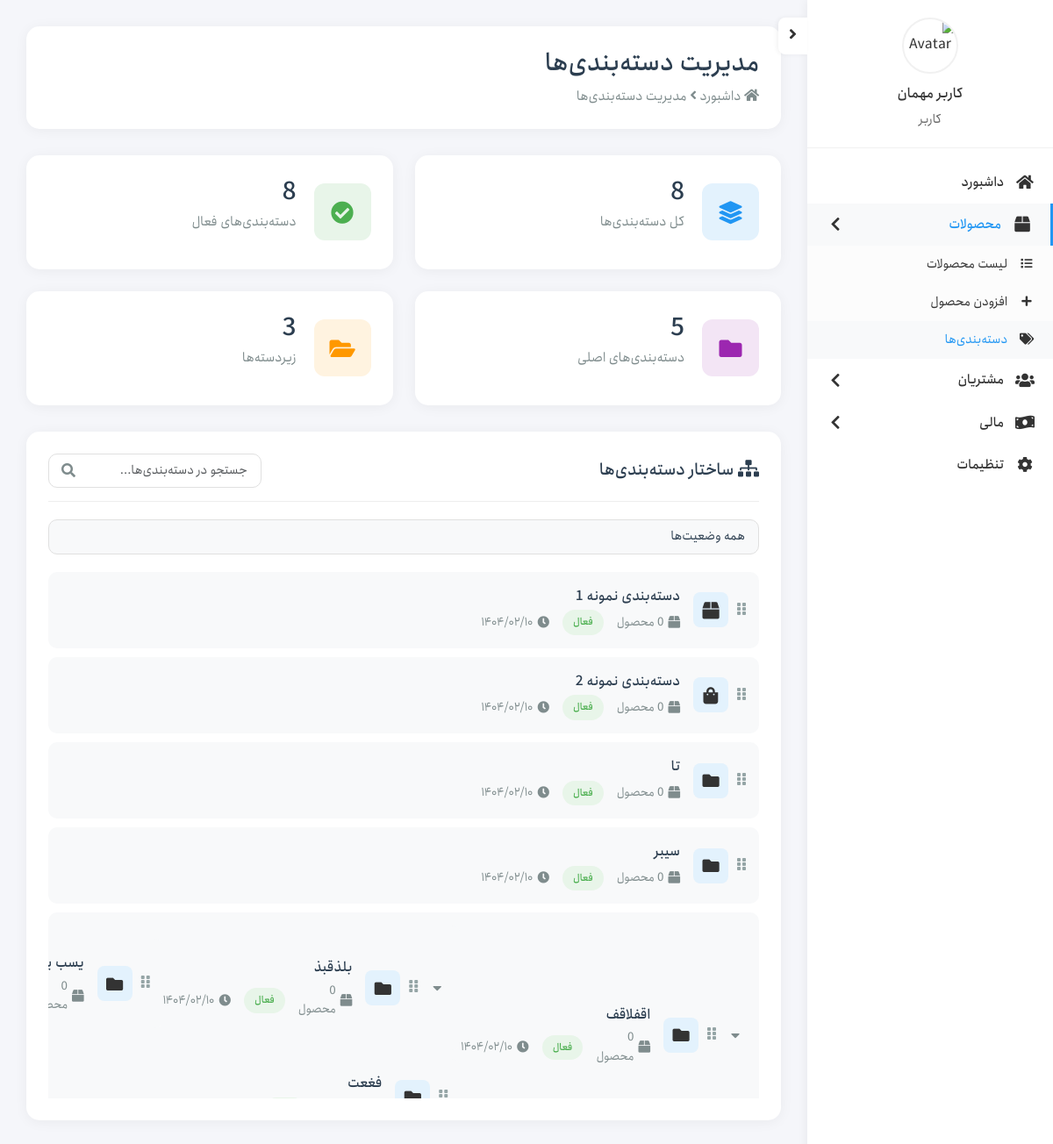
Page /pages/categories.php on the committed database.
### tables this page shows
CREATE TABLE `categories` (
  `id` int(11) NOT NULL,
  `name` varchar(100) NOT NULL,
  `slug` varchar(100) DEFAULT NULL,
  `icon` varchar(50) DEFAULT 'fas fa-folder',
  `color` varchar(20) DEFAULT NULL,
  `meta_title` varchar(255) DEFAULT NULL,
  `meta_keywords` varchar(255) DEFAULT NULL,
  `meta_description` text DEFAULT NULL,
  `description` text DEFAULT NULL,
  `parent_id` int(11) DEFAULT NULL,
  `status` enum('active','inactive') DEFAULT 'active',
  `sort_order` int(11) DEFAULT 0,
  `products_count` int(11) DEFAULT 0,
  `created_by` int(11) DEFAULT NULL,
  `last_updated_by` int(11) DEFAULT NULL,
  `created_at` timestamp NOT NULL DEFAULT current_timestamp(),
  `updated_at` timestamp NOT NULL DEFAULT current_timestamp() ON UPDATE current_timestamp()
);

### includes/auth.php (called while the page is built, shortened)
<?php
function hasPermission($permission) {
    global $db;
    try {
        $stmt = $db->prepare("
            SELECT 1
            FROM user_permissions up
            INNER JOIN permissions p ON p.id = up.permission_id
            WHERE up.user_id = ? AND p.name = ?
        ");
        $stmt->execute([$_SESSION['user_id'], $permission]);
        return $stmt->rowCount() > 0;
    } catch (PDOException $e) {
        error_log("Permission check error: " . $e->getMessage());
        return false;
    }
}

### includes/jdf.php (called while the page is built, shortened)
<?php
function jdate($format, $timestamp = '', $none = '', $time_zone = 'Asia/Tehran', $tr_num = 'fa') {
  $T_sec = 0;
  $ts = $T_sec + (($timestamp === '') ? time() : tr_num($timestamp));
  $date = explode('_', date('H_i_j_n_O_P_s_w_Y', $ts));
  list($j_y, $j_m, $j_d) = gregorian_to_jalali($date[8], $date[3], $date[2]);
  $sl = strlen($format);
  $out = '';
  for ($i = 0; $i < $sl; $i++) {
    $sub = substr($format, $i, 1);
    switch ($sub) {
      case 'd':
        $out .= ($j_d < 10) ? '0' . $j_d : $j_d;
        break;
      case 'm':
        $out .= ($j_m > 9) ? $j_m : '0' . $j_m;
        break;
      case 'Y':
        $out .= $j_y;
        break;
      default:
        $out .= $sub;
    }
  }
  return ($tr_num != 'en') ? tr_num($out, 'fa', '.') : $out;
}
function tr_num($str, $mod = 'en', $mf = '٫') {
  $num_a = array('0', '1', '2', '3', '4', '5', '6', '7', '8', '9', '.');
  $key_a = array('۰', '۱', '۲', '۳', '۴', '۵', '۶', '۷', '۸', '۹', $mf);
  return ($mod == 'fa') ? str_replace($num_a, $key_a, $str) : str_replace($key_a, $num_a, $str);
}
function gregorian_to_jalali($gy, $gm, $gd, $mod = '') {
   list($gy, $gm, $gd) = explode('_', tr_num($gy . '_' . $gm . '_' . $gd));
  $g_d_m = array(0, 31, 59, 90, 120, 151, 181, 212, 243, 273, 304, 334);
  $gy2 = ($gm > 2) ? ($gy + 1) : $gy;
  $days = 355666 + (365 * $gy) + ((int) (($gy2 + 3) / 4)) - ((int) (($gy2 + 99) / 100)) + ((int) (($gy2 + 399) / 400)) + $gd + $g_d_m[$gm - 1];
  $jy = -1595 + (33 * ((int) ($days / 12053)));
  $days %= 12053;
  $jy += 4 * ((int) ($days / 1461));
  $days %= 1461;
  if ($days > 365) {
    $jy += (int) (($days - 1) / 365);
    $days = ($days - 1) % 365;
  }
  if ($days < 186) {
    $jm = 1 + (int) ($days / 31);
    $jd = 1 + ($days % 31);
  } else {
    $jm = 7 + (int) (($days - 186) / 30);
    $jd = 1 + (($days - 186) % 30);
  }
  return ($mod == '') ? array($jy, $jm, $jd) : $jy . $mod . $jm . $mod . $jd;
}

### pages/categories.php (the view, shortened to what this page needs)
<?php
require_once '../includes/config.php';
require_once '../includes/auth.php';
require_once '../includes/jdf.php';
$pageTitle = 'مدیریت دسته‌بندی‌ها';
try {
    $statsQuery = $db->query("
        SELECT
            COUNT(*) as total,
            SUM(CASE WHEN status = 'active' THEN 1 ELSE 0 END) as active,
            SUM(CASE WHEN parent_id IS NULL THEN 1 ELSE 0 END) as parents,
            SUM(CASE WHEN parent_id IS NOT NULL THEN 1 ELSE 0 END) as children
        FROM categories
    ");
    $stats = $statsQuery->fetch(PDO::FETCH_ASSOC);
    $categoriesQuery = $db->query("
        SELECT c.*,
               COALESCE(p.product_count, 0) as product_count,
               u.full_name as created_by_name,
               (SELECT COUNT(*) FROM categories WHERE parent_id = c.id) as children_count
        FROM categories c
        LEFT JOIN (
            SELECT category_id, COUNT(*) as product_count
            FROM products
            GROUP BY category_id
        ) p ON p.category_id = c.id
        LEFT JOIN users u ON c.created_by = u.id
        WHERE c.parent_id IS NULL
        ORDER BY c.sort_order ASC, c.name ASC
    ");
    $categories = $categoriesQuery->fetchAll(PDO::FETCH_ASSOC);
} catch(PDOException $e) {
    error_log("Database Error in categories.php: " . $e->getMessage());
    createAlert('error', 'خطا در دریافت اطلاعات');
    $stats = [
        'total' => 0,
        'active' => 0,
        'parents' => 0,
        'children' => 0
    ];
    $categories = [];
}
?>
<!DOCTYPE html>
<html lang="fa" dir="rtl">
<head>
    <link rel="stylesheet" href="https://cdn.jsdelivr.net/npm/bootstrap@5.3.2/dist/css/bootstrap.rtl.min.css">
    <link rel="stylesheet" href="https://cdnjs.cloudflare.com/ajax/libs/font-awesome/5.15.4/css/all.min.css">
    <link rel="stylesheet" href="https://cdn.jsdelivr.net/npm/select2@4.1.0-rc.0/dist/css/select2.min.css">
    <link rel="stylesheet" href="https://cdn.jsdelivr.net/npm/select2-bootstrap-5-theme@1.3.0/dist/select2-bootstrap-5-theme.rtl.min.css">
    <link rel="stylesheet" href="../assets/css/categories.css">
</head>
<body>
    <?php include_once '../includes/sidebar.php'; ?>
    <div class="category-container">
        <div class="category-header">
            <div class="header-title">
                <h1><?php echo $pageTitle; ?></h1>
                <div class="header-breadcrumb">
                    <i class="fas fa-home"></i>
                    <span>داشبورد</span>
                    <i class="fas fa-angle-left"></i>
                    <span><?php echo $pageTitle; ?></span>
                </div>
            </div>
        </div>
        <div class="stats-grid">
            <div class="stat-card">
                <div class="stat-icon total">
                    <i class="fas fa-layer-group"></i>
                </div>
                <div class="stat-info">
                    <h3><?php echo number_format($stats['total']); ?></h3>
                    <p>کل دسته‌بندی‌ها</p>
                </div>
            </div>
            <div class="stat-card">
                <div class="stat-icon active">
                    <i class="fas fa-check-circle"></i>
                </div>
                <div class="stat-info">
                    <h3><?php echo number_format($stats['active']); ?></h3>
                    <p>دسته‌بندی‌های فعال</p>
                </div>
            </div>
            <div class="stat-card">
                <div class="stat-icon parent">
                    <i class="fas fa-folder"></i>
                </div>
                <div class="stat-info">
                    <h3><?php echo number_format($stats['parents']); ?></h3>
                    <p>دسته‌بندی‌های اصلی</p>
                </div>
            </div>
            <div class="stat-card">
                <div class="stat-icon child">
                    <i class="fas fa-folder-open"></i>
                </div>
                <div class="stat-info">
                    <h3><?php echo number_format($stats['children']); ?></h3>
                    <p>زیردسته‌ها</p>
                </div>
            </div>
        </div>
        <div class="category-tree-section">
            <div class="tree-header">
                <div class="tree-title">
                    <i class="fas fa-sitemap"></i>
                    ساختار دسته‌بندی‌ها
                </div>
                <div class="tree-actions">
                    <div class="tree-search">
                        <input type="text" id="categorySearch" class="form-control" placeholder="جستجو در دسته‌بندی‌ها...">
                        <i class="fas fa-search"></i>
                    </div>
                </div>
            </div>
            <div class="tree-filters">
                <div class="filter-item">
                    <select id="statusFilter" class="form-select">
                        <option value="">همه وضعیت‌ها</option>
                    </select>
                </div>
            </div>
            <div class="tree-view">
                <?php
                function renderCategoryTree($categories, $level = 0) {
                    $html = '';
                    foreach ($categories as $category) {
                        $statusClass = $category['status'] === 'active' ? 'status-active' : 'status-inactive';
                        $statusText = $category['status'] === 'active' ? 'فعال' : 'غیرفعال';
                        $html .= '<div class="tree-item" data-id="' . $category['id'] . '" data-status="' . $category['status'] . '">';
                        $html .= str_repeat('<div class="tree-indent"></div>', $level);
                        $html .= '<div class="tree-item-content">';
                        if ($category['children_count'] > 0) {
                            $html .= '<div class="tree-toggle"><i class="fas fa-caret-down"></i></div>';
                        }
                        $html .= '<div class="drag-handle"><i class="fas fa-grip-vertical"></i></div>';
                        $iconBackground = $category['color'] ?: '#e3f2fd';
                        $html .= '<div class="category-icon" style="background: ' . $iconBackground . '">';
                        $html .= '<i class="' . ($category['icon'] ?: 'fas fa-folder') . '"></i>';
                        $html .= '</div>';
                        $html .= '<div class="category-info">';
                        $html .= '<div class="category-name">' . htmlspecialchars($category['name']) . '</div>';
                        $html .= '<div class="category-meta">';
                        $html .= '<span class="meta-item"><i class="fas fa-box"></i> ' . $category['product_count'] . ' محصول</span>';
                        $html .= '<span class="meta-item"><span class="status-badge ' . $statusClass . '">' . $statusText . '</span></span>';
                        $html .= '<span class="meta-item"><i class="fas fa-clock"></i> ' . jdate('Y/m/d', strtotime($category['created_at'])) . '</span>';
                        $html .= '</div></div>';
                        $html .= '<div class="category-actions">';
                        if (hasPermission('edit_categories')) {
                            $html .= '<button type="button" class="btn btn-sm btn-outline-secondary edit-category" ';
                            $html .= 'data-id="' . $category['id'] . '" ';
                            $html .= 'data-name="' . htmlspecialchars($category['name']) . '" ';
                            $html .= 'data-description="' . htmlspecialchars($category['description']) . '" ';
                            $html .= 'data-parent="' . ($category['parent_id'] ?: '') . '" ';
                            $html .= 'data-status="' . $category['status'] . '" ';
                            $html .= 'data-icon="' . ($category['icon'] ?: '') . '" ';
                            $html .= 'data-color="' . ($category['color'] ?: '') . '">';
                            $html .= '<i class="fas fa-edit"></i></button>';
                        }
                        if (hasPermission('delete_categories')) {
                            $html .= '<button type="button" class="btn btn-sm btn-outline-danger delete-category" ';
                            $html .= 'data-id="' . $category['id'] . '" ';
                            $html .= 'data-name="' . htmlspecialchars($category['name']) . '">';
                            $html .= '<i class="fas fa-trash-alt"></i></button>';
                        }
                        $html .= '</div></div>';
                        if ($category['children_count'] > 0) {
                            global $db;
                            $stmt = $db->prepare("
                                SELECT c.*,
                                       COALESCE(p.product_count, 0) as product_count,
                                       u.full_name as created_by_name,
                                       (SELECT COUNT(*) FROM categories WHERE parent_id = c.id) as children_count
                                FROM categories c
                                LEFT JOIN (
                                    SELECT category_id, COUNT(*) as product_count
                                    FROM products
                                    GROUP BY category_id
                                ) p ON p.category_id = c.id
                                LEFT JOIN users u ON c.created_by = u.id
                                WHERE c.parent_id = ?
                                ORDER BY c.sort_order ASC, c.name ASC
                            ");
                            $stmt->execute([$category['id']]);
                            $children = $stmt->fetchAll(PDO::FETCH_ASSOC);
                            $html .= '<div class="tree-children">';
                            $html .= renderCategoryTree($children, $level + 1);
                            $html .= '</div>';
                        }
                        $html .= '</div>';
                    }
                    return $html;
                }
                echo renderCategoryTree($categories);
                ?>
            </div>
        </div>
    </div>
</body>
</html>

### rows in the picture
categories: name "دسته‌بندی نمونه 1", status "فعال", created_at "۱۴۰۴/۰۲/۱۰"
categories: name "دسته‌بندی نمونه 2", status "فعال", created_at "۱۴۰۴/۰۲/۱۰"
categories: name "تا", status "فعال", created_at "۱۴۰۴/۰۲/۱۰"
categories: name "سیبر", status "فعال", created_at "۱۴۰۴/۰۲/۱۰"
categories: name "اقفلاقف", product_count "0", status "فعال", created_at "۱۴۰۴/۰۲/۱۰"
categories: name "بلذقبذ", product_count "0", status "فعال", created_at "۱۴۰۴/۰۲/۱۰"
categories: name "یسب…", product_count "0"
categories: name "فغعت"

### other values in the picture
$userInfo['full_name'] "کاربر مهمان"
$item['title'] "داشبورد"
$item['title'] "محصولات"
$subItem['title'] "لیست محصولات"
$subItem['title'] "افزودن محصول"
$subItem['title'] "دسته‌بندی‌ها"
$item['title'] "مشتریان"
$item['title'] "مالی"
$item['title'] "تنظیمات"
$pageTitle "مدیریت دسته‌بندی‌ها"
$stats['total'] "8"
$stats['active'] "8"
$stats['parents'] "5"
$stats['children'] "3"
